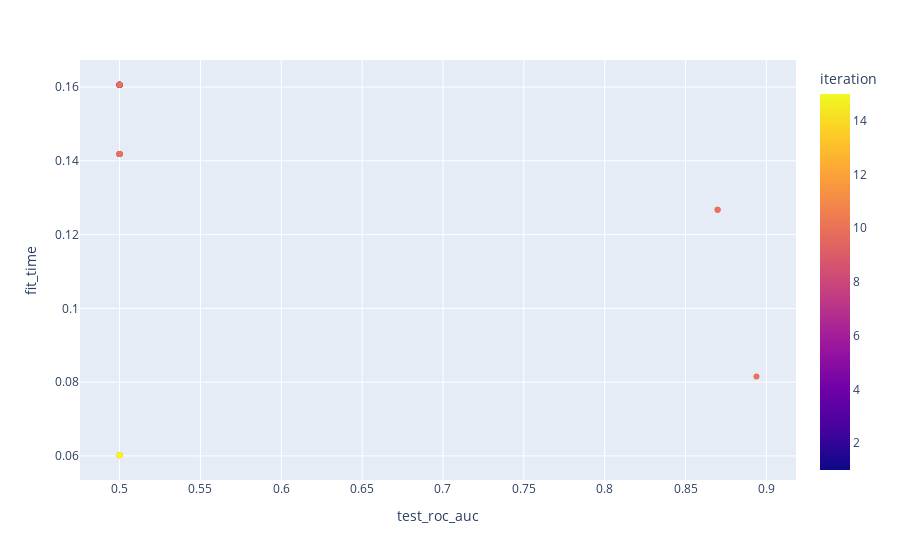

The cell this chart's notebook holds for it:
### Code cell
px.scatter(temp_df, x="test_roc_auc", y="fit_time", color="iteration")

### Figure 1 — Plotly figure (JSON) as saved in the notebook; plotly's stock layout.template omitted (floating-point values rounded to 4 significant figures)
{"data": [{"hovertemplate": "test_roc_auc=%{x}<br>fit_time=%{y}<br>iteration=%{marker.color}<extra></extra>", "legendgroup": "", "marker": {"color": [1, 2, 3, 4, 5, 6, 6, 7, 7, 8, 8, 9, 9, 9, 10, 10, 10, 10, 11, 12, 13, 14, 15], "coloraxis": "coloraxis", "symbol": "circle"}, "mode": "markers", "name": "", "orientation": "v", "showlegend": false, "type": "scatter", "x": [0.5, 0.5, 0.5, 0.5, 0.5, 0.5, 0.5, 0.5, 0.5, 0.5, 0.5, 0.5, 0.5, 0.8698, 0.5, 0.5, 0.8698, 0.8939, 0.5, 0.5, 0.5, 0.5, 0.5], "xaxis": "x", "y": [0.1606, 0.1606, 0.1606, 0.1606, 0.1606, 0.1606, 0.1419, 0.1606, 0.1419, 0.1606, 0.1419, 0.1606, 0.1419, 0.1267, 0.1606, 0.1419, 0.1267, 0.08156, 0.06019, 0.06019, 0.06019, 0.06019, 0.06019], "yaxis": "y"}], "layout": {"autosize": true, "coloraxis": {"colorbar": {"title": {"text": "iteration"}}, "colorscale": [[0, "#0d0887"], [0.1111, "#46039f"], [0.2222, "#7201a8"], [0.3333, "#9c179e"], [0.4444, "#bd3786"], [0.5556, "#d8576b"], [0.6667, "#ed7953"], [0.7778, "#fb9f3a"], [0.8889, "#fdca26"], [1, "#f0f921"]]}, "legend": {"tracegroupgap": 0}, "margin": {"t": 60}, "xaxis": {"anchor": "y", "autorange": true, "domain": [0, 1], "range": [0.4769, 0.917], "showspikes": false, "title": {"text": "test_roc_auc"}, "type": "linear"}, "yaxis": {"anchor": "x", "autorange": true, "domain": [0, 1], "range": [0.05307, 0.1677], "showspikes": false, "title": {"text": "fit_time"}, "type": "linear"}}}
